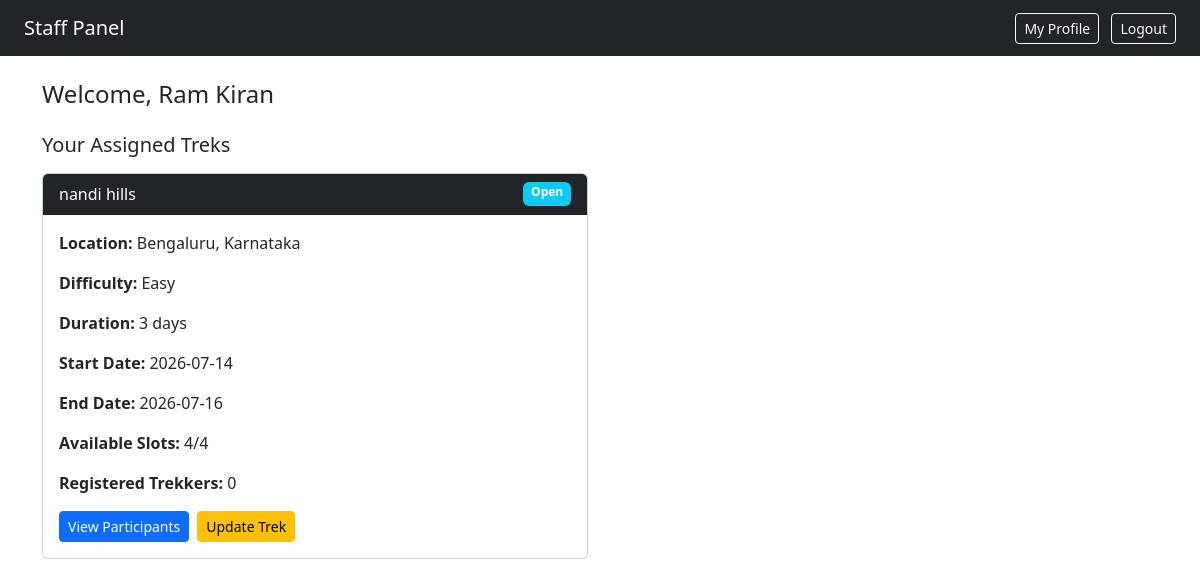
Screenshot of /staff/dashboard (signed in) with the database file from the repository.
### models.py (models this page shows)
class User(UserMixin,db.Model):
    id = db.Column(db.Integer, primary_key=True)
    name = db.Column(db.String(50), nullable=False)
    email = db.Column(db.String(50), unique=True, nullable=False)
    password = db.Column(db.String(200), nullable=False)
    role= db.Column(db.String(50), nullable=False, default='user')
    approval = db.Column(db.Boolean, default=True)
    blacklist = db.Column(db.Boolean, default=False)
    bookings = db.relationship('Booking', backref='trekker', lazy=True)
    assigned_treks = db.relationship('Trek', backref='assigned_staff', lazy=True)
    staff_profile = db.relationship('TrekStaff', backref='user', uselist=False)

class Trek(db.Model):
    id = db.Column(db.Integer, primary_key=True)
    name = db.Column(db.String(50), nullable=False)
    location = db.Column(db.String(100), nullable=False)
    difficulty = db.Column(db.String(50), nullable=False)
    duration = db.Column(db.String(50), nullable=False)
    total_slots = db.Column(db.Integer, nullable=False)
    available_slots = db.Column(db.Integer, nullable=False)
    assigned_staffid = db.Column(db.Integer, db.ForeignKey('user.id'), nullable=True)
    start_date = db.Column(db.Date, nullable=False)
    end_date = db.Column(db.Date, nullable=False)
    status = db.Column(db.String(50), nullable=False)
    price = db.Column(db.Float, nullable=False)
    bookings = db.relationship('Booking', backref='trek', lazy=True)

### routes.py (the view)
@app.route('/staff/dashboard')
@login_required
def staff_dashboard():
    if current_user.role != 'staff':
        flash('Acess Denied')
        return redirect(url_for('login'))
    assigned_treks = Trek.query.filter_by(assigned_staffid=current_user.id).all()
    trek_data = []
    for trek in assigned_treks:
        count = Booking.query.filter_by(
            trek_id=trek.id,
            status='Booked'
        ).count()
        trek_data.append({
            'trek': trek,
            'registered_count': count
        })
    return render_template('staff_dashboard.html',
        trek_data=trek_data
    )

### routes.py (called while the page is built)
@login_manager.user_loader
def load_user(user_id):
    return User.query.get(int(user_id))

### templates/staff_dashboard.html (shortened to what this page needs)
<!DOCTYPE html>
<html>
<head>
    <link rel="stylesheet" href="https://cdn.jsdelivr.net/npm/bootstrap@5.3.0/dist/css/bootstrap.min.css">
</head>
<body>
<nav class="navbar navbar-dark bg-dark px-4">
    <span class="navbar-brand">Staff Panel</span>
    <div>
        <a href="/staff/profile" class="btn btn-outline-light btn-sm me-2">My Profile</a>
        <a href="/logout" class="btn btn-outline-light btn-sm">Logout</a>
    </div>
</nav>
<div class="container mt-4">
    <h4>Welcome, {{ current_user.name }}</h4>
    <h5 class="mt-4">Your Assigned Treks</h5>
    {% if trek_data %}
    <div class="row mt-3">
        {% for item in trek_data %}
        <div class="col-md-6 mb-4">
            <div class="card">
                <div class="card-header bg-dark text-white d-flex justify-content-between">
                    <span>{{ item.trek.name }}</span>
                    <span class="badge bg-info">{{ item.trek.status }}</span>
                </div>
                <div class="card-body">
                    <p><strong>Location:</strong> {{ item.trek.location }}</p>
                    <p><strong>Difficulty:</strong> {{ item.trek.difficulty }}</p>
                    <p><strong>Duration:</strong> {{ item.trek.duration }} days</p>
                    <p><strong>Start Date:</strong> {{ item.trek.start_date }}</p>
                    <p><strong>End Date:</strong> {{ item.trek.end_date }}</p>
                    <p><strong>Available Slots:</strong> {{ item.trek.available_slots }}/{{ item.trek.total_slots }}</p>
                    <p><strong>Registered Trekkers:</strong> {{ item.registered_count }}</p>
                    <div class="d-flex gap-2">
                        <a href="/staff/trek/{{ item.trek.id }}/participants" class="btn btn-sm btn-primary">
                            View Participants
                        </a>
                        <a href="/staff/trek/{{ item.trek.id }}/update" class="btn btn-sm btn-warning">
                            Update Trek
                        </a>
                    </div>
                </div>
            </div>
        </div>
        {% endfor %}
    </div>
    {% else %}
        <p class="text-muted mt-3">No treks assigned to you yet.</p>
    {% endif %}
</div>
</body>
</html>

### rows the page displays
User: name "Ram Kiran"
Trek: trek.name "nandi hills", trek.status "Open", trek.location "Bengaluru, Karnataka", trek.difficulty "Easy", trek.duration "3", trek.start_date "2026-07-14", trek.end_date "2026-07-16", trek.available_slots "4", trek.total_slots "4"

### other values shown
{{ item.registered_count }} "0"
